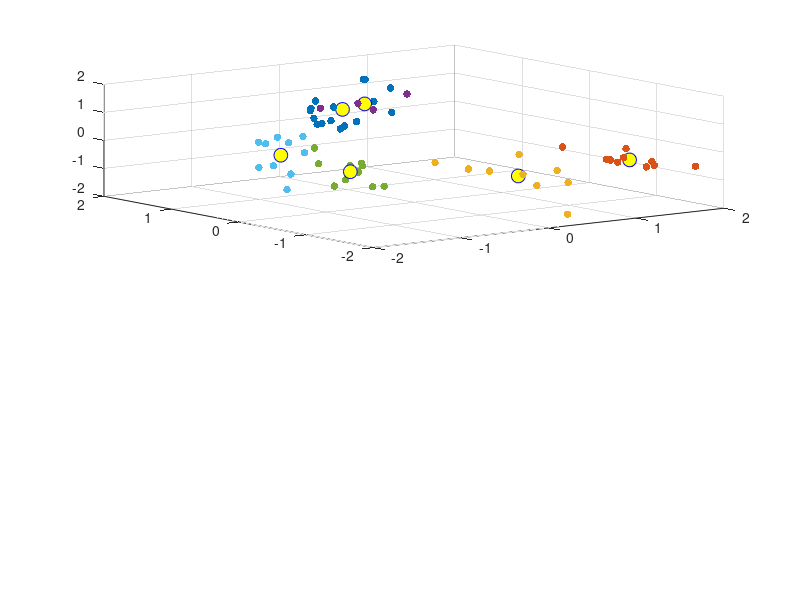

Here is the MATLAB script that generated this plot: (Note: this script raises an error after producing the figure.)
%%%%%%%%% Pattern Recognition Coursework %%%%%%%%%%%

% Section: Section D - Clustering
% Start Date: 8/Mar/2021
clc
clear
close all
load('F0_PVT_V6_t50.mat')


%%
data = zscore(sampledDataPVTCon');
X = zscore(sampledDataPVTCon(2:4,:)');

[idx, C] = kmeans(X,6); % add 'Distance','correlation' for different distance metric

figure;
subplot(2,1,1)
colors = ['r', 'g', 'b', 'm', 'k', 'c'];

% Data Points
for i = 1:6
  color = colors(i);
  scatter3(X(idx==i,1),X(idx==i,2),X(idx==i,3),30,'filled',color); 
  grid on; hold on; 
  
end

% Cluster Centroids
plot3(C(:,1),C(:,2),C(:,3),'o','Color','b','MarkerSize',10,'MarkerFaceColor','y'); hold on;
legend('Cluster 1','Cluster 2','Cluster 3','Cluster 4','Cluster 5','Cluster 6','Centroids',...
       'Location','NW')
title ('Cluster Assignments and Centroids')
xlabel('Pressure'); ylabel('Vibration'); zlabel('Temperature');
set(gca,'Fontsize',18)
hold off

%% Plot combining shapes and colours for different objects

k_data = [X idx];
subplot(2,1,2)
shapes = ['o', '+', '*', 'd', 'x', 's'];
n=0;
j=0;

% Data Points
for i=1:60
    
    if rem(n,10) == 0 
        j=j+1;
    end
    color = colors(j);
    shape = shapes(k_data(i,4));
    plot3(X(i,1),X(i,2),X(i,3),shape,'Color',color,'MarkerSize',10,'MarkerFaceColor',color); hold on;grid on;
    n=n+1;
end

% Cluster Centroids
plot3(C(:,1),C(:,2),C(:,3),'o','Color','b','MarkerSize',10,'MarkerFaceColor','y','MarkerEdgeColor','b'); hold on;
xlabel('Pressure'); ylabel('Vibration'); zlabel('Temperature');
set(findall(gca, 'Type', 'Line'),'LineWidth',3);
set(gca,'Fontsize',18)
title('K means on PVT Data')

%% D - 2

load('PCA_Electrodes.mat')
rng(3)
%Split up the dataset into training/test data sets using 60/40 split for
%each electrode, ensuring that 60% of the trials for each object go to
%training and 40% of trials for each object go to test. The first 3 PCA axes
%are being used
training_data = zeros(36, 3);
training_output = zeros(36, 1);
test_data = zeros(24, 3);
test_output = zeros(24, 1);

for e = 1:3
    for i = 1:6
        training_data((6*i)-5:6*i, e) = score((10*i)-9:(10*i)-4, e);
        training_output((6*i)-5:6*i) = i;
        test_data((4*i)-3:4*i, e) = score((10*i)-3:10*i, e);
        test_output((4*i)-3:4*i) = i;
    end
end

%% Bagging

%Do bagging
B = TreeBagger(150, training_data, training_output, 'OOBPrediction', 'On');
%%
%Part a - Plot the OOB error to decide the number of trees that will be
%used
figure;
subplot(3,1,1)
oobErrorBaggedEnsemble = oobError(B);
plot(oobErrorBaggedEnsemble)
xlabel 'Number of grown trees';
ylabel 'Out-of-bag classification error';
title("OOB Classification error over the number of grown trees for 3 PCA dimensions")

%From the graph above, I think I will work with 25 trees as the OOB error
%seems to plateau at around that point before dipping even further. I think
%if we choose a tree number that is higher than this, then the model risks
%overfitting, as it starts to memorize the training data

%% Part b - Visualize 2 of your generated decision trees
%Do bagging
rng(3)
B1 = TreeBagger(30, training_data, training_output, 'OOBPrediction', 'On');

%B = TreeBagger(30, training_data, training_output, 'OOBPrediction', 'On');
view(B1.Trees{1}, 'Mode', 'graph')
view(B1.Trees{2}, 'Mode', 'graph')

%% Part c - running the trained model with test data

YFIT = predict(B1, test_data);

YFIT = cell2mat(YFIT);
YFIT_d = zeros(24,1);
for i = 1:24
   YFIT_d(i,1) = str2double(YFIT(i));
end
%This is the confusion matrix
C = confusionmat(test_output, YFIT_d);

subplot(3,1,2)
confusionchart(C)
title("Confusion Matrix Chart")
%% Doing bagging with all 19 PCA dimensions
rng(3)
%Split up the dataset into training/test data sets using 60/40 split for
%each electrode, ensuring that 60% of the trials for each object go to
%training and 40% of trials for each object go to test. The first 3 PCA axes
%are being used
training_data = zeros(36, 19);
training_output = zeros(36, 1);
test_data = zeros(24, 19);
test_output = zeros(24, 1);

for e = 1:19
    for i = 1:6
        training_data((6*i)-5:6*i, e) = score((10*i)-9:(10*i)-4, e);
        training_output((6*i)-5:6*i) = i;
        test_data((4*i)-3:4*i, e) = score((10*i)-3:10*i, e);
        test_output((4*i)-3:4*i) = i;
    end
end

%% Bagging

%Do bagging
B2 = TreeBagger(150, training_data, training_output, 'OOBPrediction', 'On');rng(3)
%%
%Part a - Plot the OOB error to decide the number of trees that will be
%used
subplot(3,1,3)
oobErrorBaggedEnsemble = oobError(B2);
plot(oobErrorBaggedEnsemble)
xlabel 'Number of grown trees';
ylabel 'Out-of-bag classification error';
title("OOB Classification error over the number of grown trees for 19 PCA Dimensions")